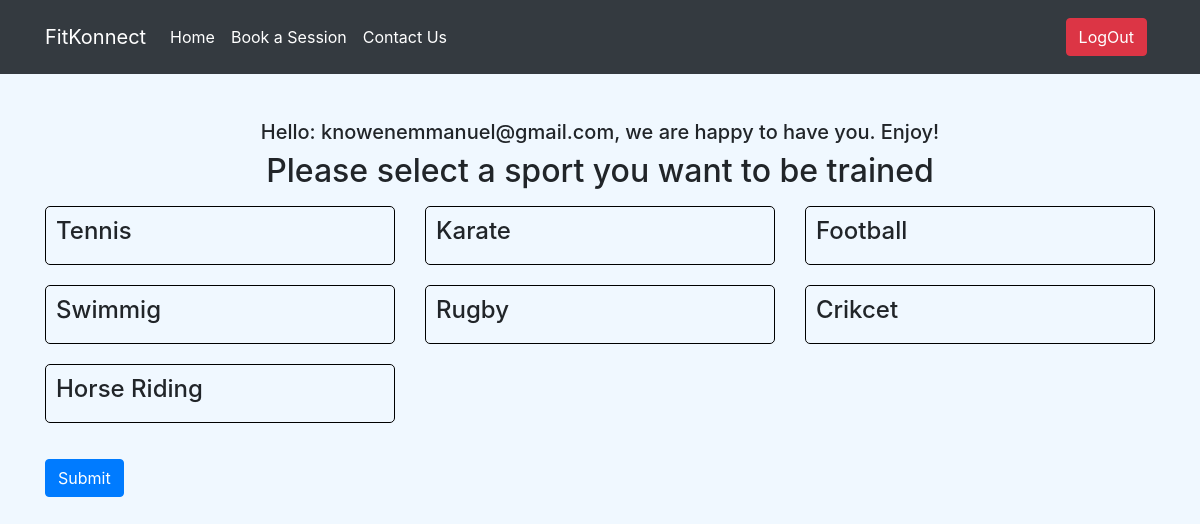
/client/selectionActivity.php (signed in), run on the app's committed database.
### tables this page shows
CREATE TABLE `availablesports` (
  `sportsCode` int(11) NOT NULL,
  `sportsName` varchar(20) NOT NULL,
  `dateCreated` datetime NOT NULL DEFAULT current_timestamp()
);

### client/selectionActivity.php (the view, shortened to what this page needs)
<?php
  include '../config/config.php';
?>
<!DOCTYPE html>
<html>
<head>
    <link rel="stylesheet" href="https://stackpath.bootstrapcdn.com/bootstrap/4.5.2/css/bootstrap.min.css">
    <link rel="stylesheet" href=" http://localhost/fitkonnect/css/style.css">
</head>
<body>
<?php include 'login-nav-bar.php' ?>
    <?php
    if(isset($_SESSION['email'])){
        echo '<div class="selection_activity">';
        echo '<h5 class="text text-center"> Hello: '.$_SESSION['email'].', we are happy to have you. Enjoy! </h5>';
        echo '</div>';
    }
    else{
        echo '<div>';
        echo '<h4 class="text text-center"> You must be logged in </h4>';
        echo '</div>';
        header("Location: login.php");
        exit;
    }
    ?>
    <div>
        <h2 class="text text-center">Please select a sport you want to be trained</h2>
    </div>
    <?php
    $query = "SELECT * FROM availableSports";
    $result = mysqli_query($conn, $query);
    if (mysqli_num_rows($result) > 0) {
        echo '<div class="container mt-3">';
        echo '<div class="row">';
        while ($row = mysqli_fetch_assoc($result)) {
            $sportsCode = $row['sportsCode'];
            $sportsName = $row['sportsName'];
            $boxClass = 'box';
            echo '<div class="col-sm-4">';
            echo '<div class="' . $boxClass . '" onclick="selectSports(\'' . $sportsCode . '\')">';
            echo '<h4>' . $sportsName . '</h4>';
            echo '</div>';
            echo '</div>';
        }
        echo '</div>';
        echo '</div>';
        echo '<div class="container mt-3">';
        echo '<button class="btn btn-primary" onclick="showResults()">Submit</button>';
        echo '</div>';
    } else {
        echo 'No sports available';
    }
    ?>
</body>
</html>

### css/style.css (style rules this page uses)
body { background-color: #000; }

### client/selectionActivity.php (style rules this page uses)
.box { border: 1px solid #000000; border-radius: 5px; cursor: pointer; padding:10px; margin-bottom: 20px; }
body { background-color: aliceblue; }
.selection_activity { margin-top: 10%; }

### data on the page
availablesports: sportsName "Tennis"
availablesports: sportsName "Karate"
availablesports: sportsName "Football"
availablesports: sportsName "Swimmig"
availablesports: sportsName "Rugby"
availablesports: sportsName "Crikcet"
availablesports: sportsName "Horse Riding"

### other printed values
$_SESSION['email'] "knowenemmanuel@gmail.com"
